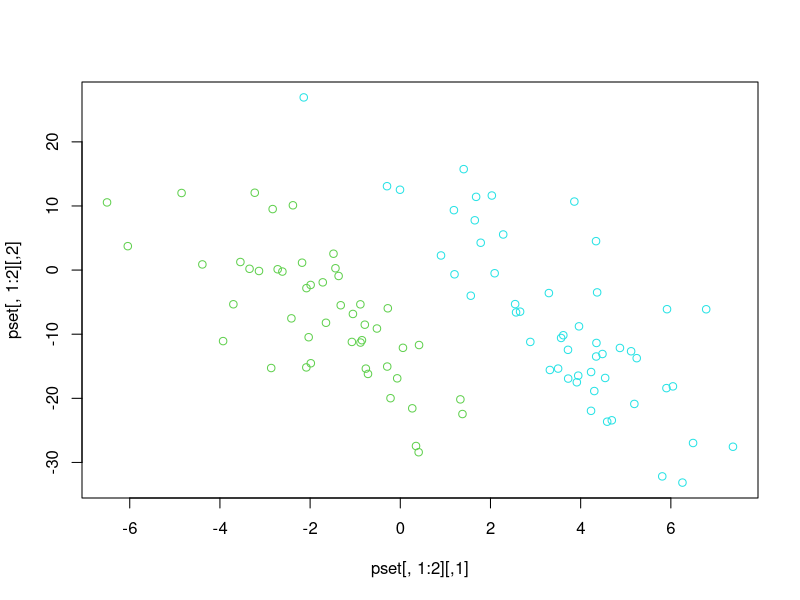
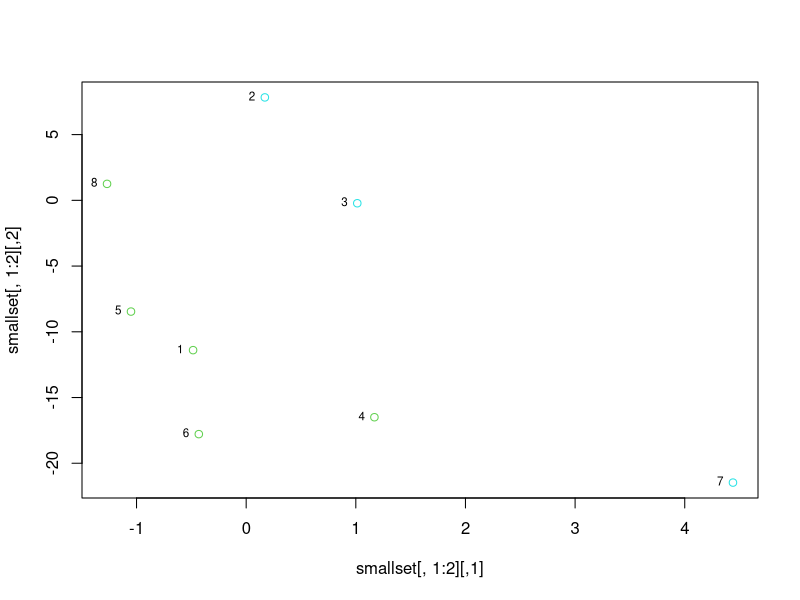
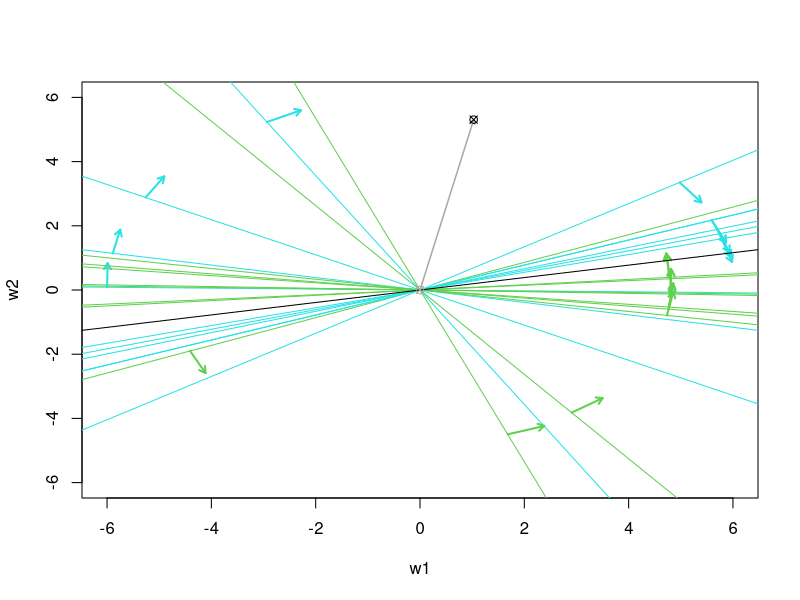
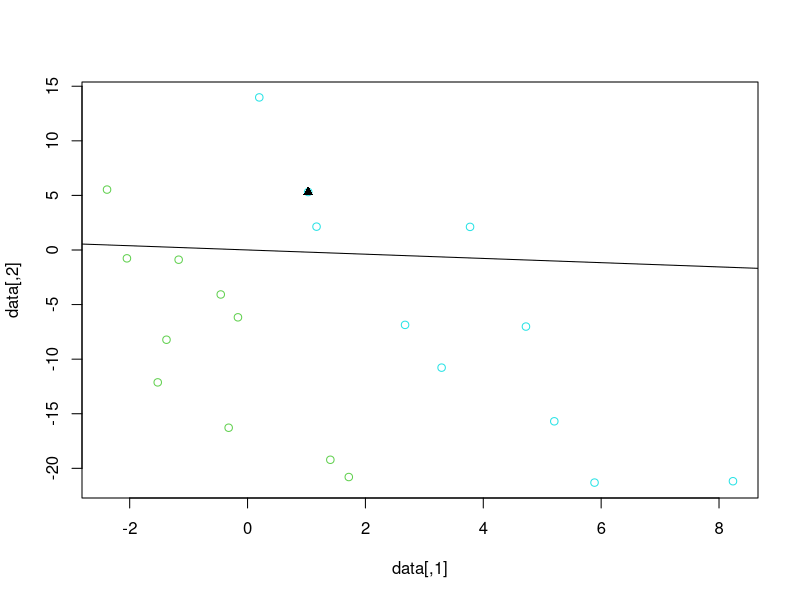
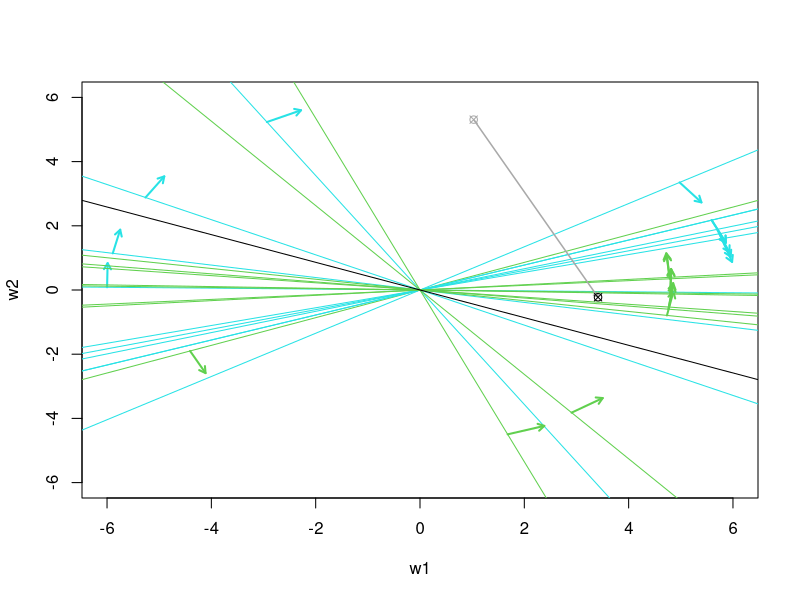
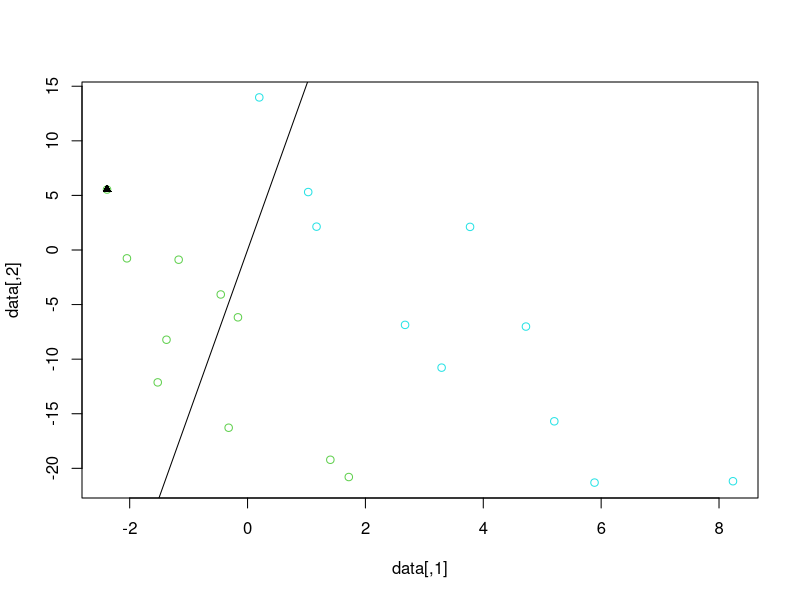
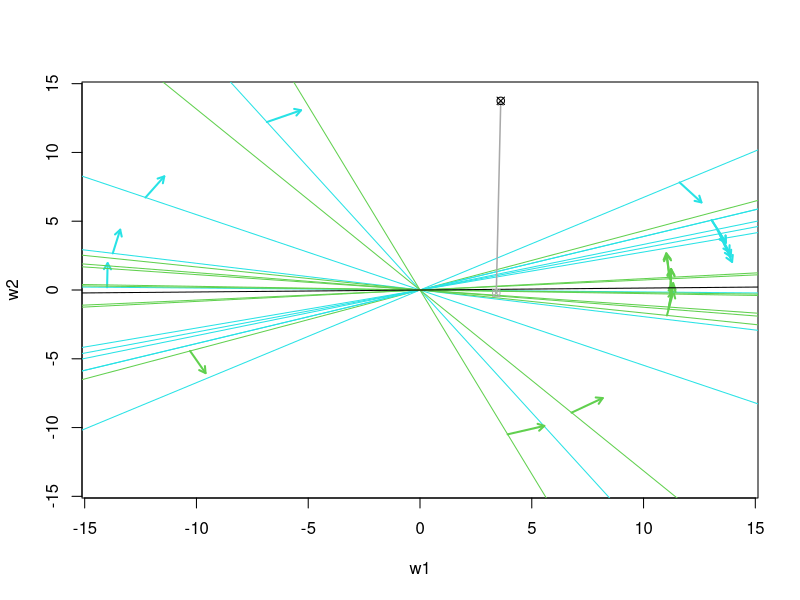
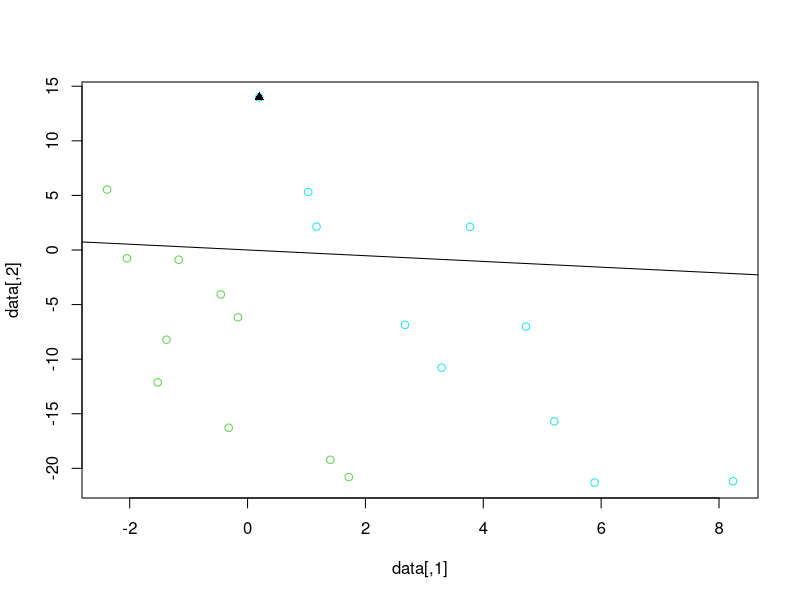

These charts were generated, in order, by the following R code:

# Create Training Set
m <- -7; c <- 3.2
createSet <- function(n, m, c, gamma) {
    dat <- matrix(0, n, 3)
    for(i in 1:n) {
        sgn <- sign(runif(1)-0.5)
        perp <- rnorm(1, mean=1, sd = 1.5)
        perp <- c(perp, m*perp + c)
        d <- (m+1/m)*perp[1] + c
        dist <- sgn*(gamma + abs(rnorm(1, sd=2)))
        pt <- c(perp[1] + dist, (perp[1] + dist)/m + d)
        dat[i, 1:2] <- pt
        dat[i, 3] <- sgn
    }
    return(dat)
}


# Have a look at training set
pset <- createSet(100, m, 0, 1)
plot(pset[,1:2], col = pset[,3]+4)


#### ..... REMOVED VARIOUS PERCEPTRON VARIANTS .... ######


#########################################################################
# ~*~*~*~*~*~*~*~*~*~*~*~*~*~*~*~*~*~*~*~*~*~*~*~*~*~*~*~*~*~*~*~*~
# VISUALISE 2D PERCEPTRON - IN INPUT SPACE AND WEIGHT SPACE

smallset <- matrix(c(
    -0.4842327, -11.3967099,   -1,
    0.1703187,   7.8298359,    1,
    1.0133120,  -0.2214115,    1,
    1.1695972, -16.4994828,   -1,
    -1.0505424,  -8.4620350,   -1,
    -0.4319415, -17.7850480,   -1,
    4.4398433, -21.4717394,    1,
    -1.2689968,   1.2529611 ,  -1), ncol = 3, byrow = T)

# plot in input space
plot(smallset[ ,1:2], col = smallset[ ,3]+4)
text(smallset[ ,1], smallset[ ,2], 1:nrow(smallset), cex = 0.7, pos = 2)

# ########################################################################
# Plotting functions - do what they say on the tin

drawInputSpaceView2D <- function(data, slope = NA, highlight = NA, h.time = 1) {
    plot(data, col = data[,3] + 4)
    if(!is.na(highlight)) {
        points(data[highlight, 1], data[highlight, 2], pch = 17)
        Sys.sleep(h.time)
    }
    # PLOTTING ASSUMES n (dimension) = 2 !!!!
    if(!any(is.na(slope))) abline(0, -slope[1]/slope[2])
}

drawWeightSpaceView2D <- function(data, w, last = NA, highlight = NA) {
    
    # Checks
    if(ncol(data) != 3) error("data must have 3 dimensions! 3rd dim is label.")
    if(length(w) != 2) error("weight vector must have dimension 2")
    
    len = nrow(data)
    mc = max(1, ceiling(max(abs(c(w, last)), na.rm = TRUE)))     # max coordinate
    
    # plot in weight space
    plot(1, xlim=c(-mc,mc), ylim=c(-mc,mc),xlab = "w1",ylab = "w2",type = "n")  # blank plot
    
    # plot all constraints and arrows corresponding to (directed) normal
    for(i in 1:len) {
        
        yi = data[i,3]
        slope = - data[i,1]/data[i,2]    # negative by rearrangement of w^T x.
        theta = atan2(data[i,1], -data[i,2])
        abline(a=0, b= slope, col = data[i,3]+4)
        start = mc * c(cos(theta), sin(theta))*ifelse(yi<0,0.8,1)
        v = 8/mc*sqrt(sum(data[i,1:2]^2))
        arrows(start[1], start[2], start[1] + yi*data[i,1]/v, 
               start[2] + yi*data[i,2]/v, col = data[i,3]+4, length=0.07, lwd=2)
    }
    
    # highlight currently violated constraint
    if(!is.na(highlight))
        abline(a=0, b= data[highlight,1]/data[highlight,2])
    
    # plot current weight vector plus optional movement from last position
    if(!any(is.na(last))) {
        arrows(last[1], last[2], w[1], w[2], length = 0.05, lwd = 1.5, col = "darkgrey")
        points(last[1], last[2], pch = 13, col = "darkgrey")
    }
    
    points(w[1],w[2], pch = 13)
}

# ########################################################################
# Actual perceptron algorithm
visualPerceptron <- function(data, sleep = 1) {
    data2 <- data
    m <- nrow(data); n <- ncol(data) - 1
    y <- data[ ,n+1]
    data <- data[ ,1:n]
    
    M <- 0
    w <- rep(0,n)
    last.w <- w
    Mbegin <- -1
    while(M - Mbegin != 0) {
        Mbegin <- M
        for(i in 1:m) {
            x <- data[i,1:n]
            yhat <- sign(sum(w*x))
            if(y[i]*yhat <= 0) {
                last.w <- w
                w <- w + y[i]*x
                if(n == 2) {
                    # Plot!!
                    drawWeightSpaceView2D(data2, w, last.w, i)
                    drawInputSpaceView2D(data2, w, i, 1)
                }
                M <- M+1
                Sys.sleep(sleep)
            }
        }
    }
    out <- list()
    out.w <- w; out.M <- M
    print(w); print(M)
    return(out)
}

# RUN CODE!
pset <- createSet(20, m, 0, 1)
visualPerceptron(pset, 5)

# no point in having many more than 20 datapoints - can't see what's going on in weight space.
